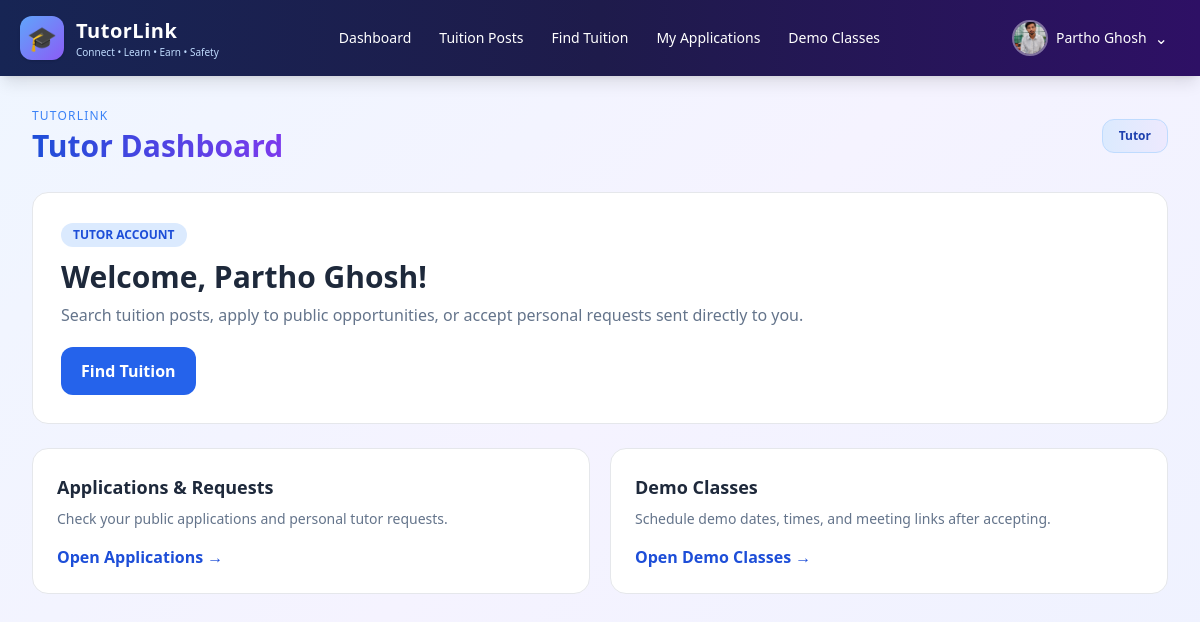
Screenshot of /accounts/tutor/ (signed in) with the database file from the repository.
### accounts/models.py (models this page shows, shortened)
class User(AbstractUser):
    class Role(models.TextChoices):
        ADMIN = 'ADMIN', 'Administrator'
        TUTOR = 'TUTOR', 'Tutor'
        STUDENT = 'STUDENT', 'Student'
    role = models.CharField(max_length=10, choices=Role.choices, default=Role.STUDENT)
    phone = models.CharField(max_length=20, blank=True)
    division = models.CharField(max_length=50, blank=True)
    district = models.CharField(max_length=50, blank=True)
    area = models.CharField(max_length=100, blank=True)
    profile_picture = models.ImageField(upload_to='profiles/', blank=True, null=True)
    bio = models.TextField(blank=True)
    is_verified = models.BooleanField(default=False)
    institution = models.CharField(max_length=150, blank=True)
    academic_level = models.CharField(max_length=50, blank=True)
    monthly_budget = models.DecimalField(max_digits=10, decimal_places=2, null=True, blank=True)

### accounts/views.py (the view)
# urls.py: path("tutor/", views.tutor_dashboard, name="tutor_dashboard"),
@login_required
def tutor_dashboard(request):
    if request.user.role != User.Role.TUTOR:
        return redirect("role_dashboard")
    return render(
        request,
        "accounts/dashboards/tutor_dashboard.html",
        {
            "user": request.user,
            "role_name": "Tutor",
        },
    )

### templates/accounts/dashboards/tutor_dashboard.html (shortened to what this page needs)
{% extends 'accounts/dashboards/base_dashboard.html' %}
{% block nav %}
<a href="{% url 'tuitions:post_list' %}"
   class="px-3 py-2 rounded-lg hover:bg-white/10">
    Find Tuition
</a>
<a href="{% url 'tuitions:applications' %}"
   class="px-3 py-2 rounded-lg hover:bg-white/10">
    My Applications
</a>
<a href="{% url 'tuitions:demo_classes' %}"
   class="px-3 py-2 rounded-lg hover:bg-white/10">
    Demo Classes
</a>
{% endblock %}
{% block content %}
<div class="space-y-6">
    <section class="bg-white border rounded-2xl p-7">
        <span class="inline-block px-3 py-1 rounded-full bg-blue-100 text-blue-700 text-xs font-bold">
            TUTOR ACCOUNT
        </span>
        <h2 class="text-3xl font-bold mt-3">
            Welcome, {{ user.get_full_name|default:user.username }}!
        </h2>
        <p class="text-slate-500 mt-2">
            Search tuition posts, apply to public opportunities, or accept
            personal requests sent directly to you.
        </p>
        <a href="{% url 'tuitions:post_list' %}"
           class="inline-block mt-5 px-5 py-3 rounded-xl bg-blue-600 text-white font-semibold">
            Find Tuition
        </a>
    </section>
    <div class="grid sm:grid-cols-2 gap-5">
        <a href="{% url 'tuitions:applications' %}"
           class="bg-white rounded-2xl border p-6 hover:shadow-md">
            <h3 class="font-bold text-lg">Applications & Requests</h3>
            <p class="text-sm text-slate-500 mt-2">
                Check your public applications and personal tutor requests.
            </p>
            <span class="inline-block mt-4 text-blue-700 font-semibold">
                Open Applications →
            </span>
        </a>
        <a href="{% url 'tuitions:demo_classes' %}"
           class="bg-white rounded-2xl border p-6 hover:shadow-md">
            <h3 class="font-bold text-lg">Demo Classes</h3>
            <p class="text-sm text-slate-500 mt-2">
                Schedule demo dates, times, and meeting links after accepting.
            </p>
            <span class="inline-block mt-4 text-blue-700 font-semibold">
                Open Demo Classes →
            </span>
        </a>
    </div>
</div>
{% endblock %}

### templates/accounts/dashboards/base_dashboard.html (shortened to what this page needs)
<!DOCTYPE html>
<html lang="en">
<head>
    <script src="https://cdn.tailwindcss.com"></script>
</head>
<body class="min-h-screen text-slate-800">
    <nav class="bg-gradient-to-r from-blue-950 via-indigo-950 to-violet-950 text-white shadow-lg">
        <div class="max-w-7xl mx-auto px-5">
            <div class="flex flex-wrap items-center justify-between gap-4 min-h-[76px]">
                <a href="{% url 'role_dashboard' %}"
                   class="flex items-center gap-3 shrink-0">
                    <div class="w-11 h-11 rounded-xl bg-gradient-to-br from-blue-400 to-violet-500 flex items-center justify-center text-2xl shadow">
                        🎓
                    </div>
                    <div>
                        <div class="font-bold text-xl tracking-wide">TutorLink</div>
                        <div class="text-[10px] text-blue-200">
                            Connect • Learn • Earn • Safety
                        </div>
                    </div>
                </a>
                <div class="flex flex-wrap items-center gap-1 text-sm font-medium">
                    <a href="{% url 'role_dashboard' %}"
                       class="px-3 py-2 rounded-lg hover:bg-white/10 transition">
                        Dashboard
                    </a>
                    <a href="{% url 'tuitions:post_list' %}"
                       class="px-3 py-2 rounded-lg hover:bg-white/10 transition">
                        Tuition Posts
                    </a>
                    {% block nav %}{% endblock %}
                </div>
                <div class="relative shrink-0" id="profileDropdown">
                    <button type="button"
                            id="profileButton"
                            aria-expanded="false"
                            aria-controls="profileMenu"
                            class="flex items-center gap-2 px-3 py-2 rounded-xl hover:bg-white/10 transition">
                        {% if user.profile_picture %}
                            <img src="{{ user.profile_picture.url }}"
                                 alt="Profile picture"
                                 class="w-9 h-9 rounded-full object-cover border-2 border-white/40">
                        {% else %}
                            <div class="w-9 h-9 rounded-full bg-gradient-to-br from-blue-400 to-violet-500 flex items-center justify-center font-bold">
                                {{ user.username|first|upper }}
                            </div>
                        {% endif %}
                        <span class="text-sm font-medium max-w-[150px] truncate">
                            {{ user.get_full_name|default:user.username }}
                        </span>
                        <span id="profileArrow" aria-hidden="true">⌄</span>
                    </button>
                </div>
            </div>
        </div>
    </nav>
    <main class="p-5 md:p-8">
        <div class="max-w-7xl mx-auto">
            <div class="flex flex-wrap items-center justify-between gap-4 mb-7">
                <div>
                    <div class="text-xs text-blue-500 uppercase tracking-widest mb-1">
                        TutorLink
                    </div>
                    <h1 class="text-3xl font-bold gradient-heading">
                    </h1>
                </div>
                <div class="px-4 py-2 bg-gradient-to-r from-blue-100 to-violet-100 rounded-xl border border-blue-200 text-xs font-bold text-blue-800">
                    {{ role_name }}
                </div>
            </div>
            {% block content %}{% endblock %}
        </div>
    </main>
</body>
</html>

### templates/accounts/dashboards/base_dashboard.html (style rules this page uses)
body { background: linear-gradient(135deg, #eff6ff, #f5f3ff, #eef2ff); min-height: 100vh; }
.gradient-heading { background: linear-gradient(90deg, #1d4ed8, #7c3aed); -webkit-background-clip: text; background-clip: text; color: transparent; }

### rows the page displays
User: profile_picture (picture), get_full_name "Partho Ghosh", role "Tutor"
